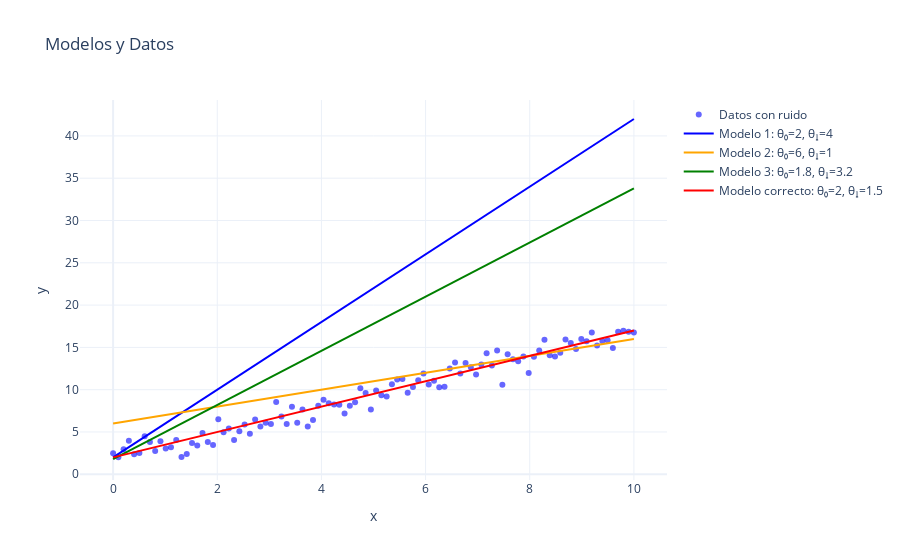
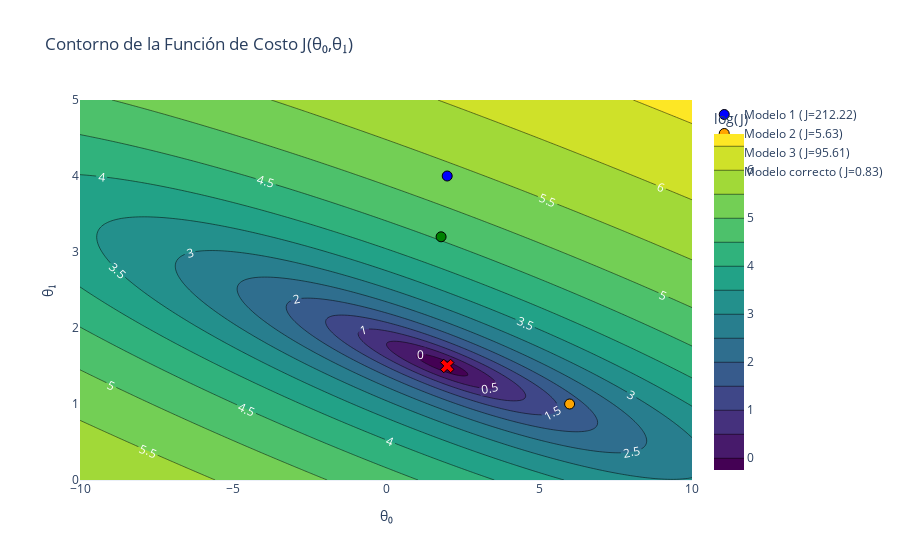
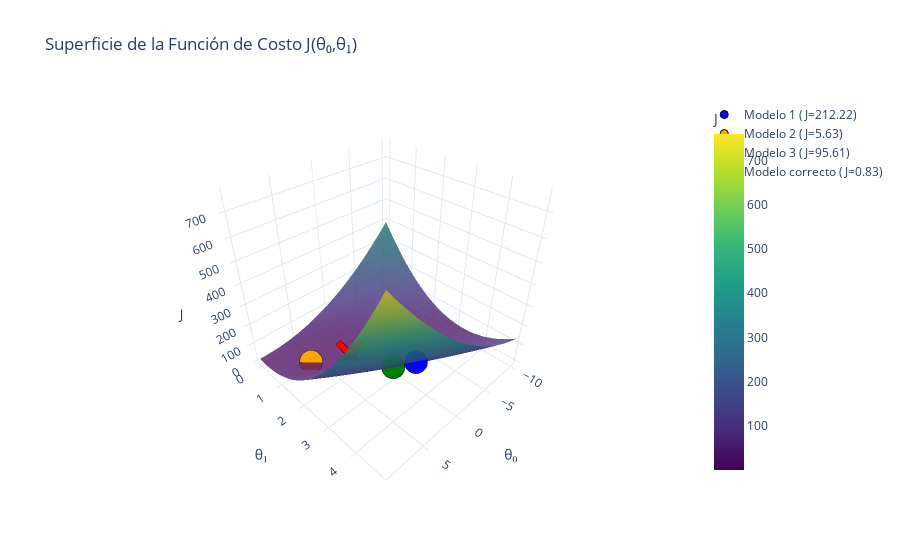
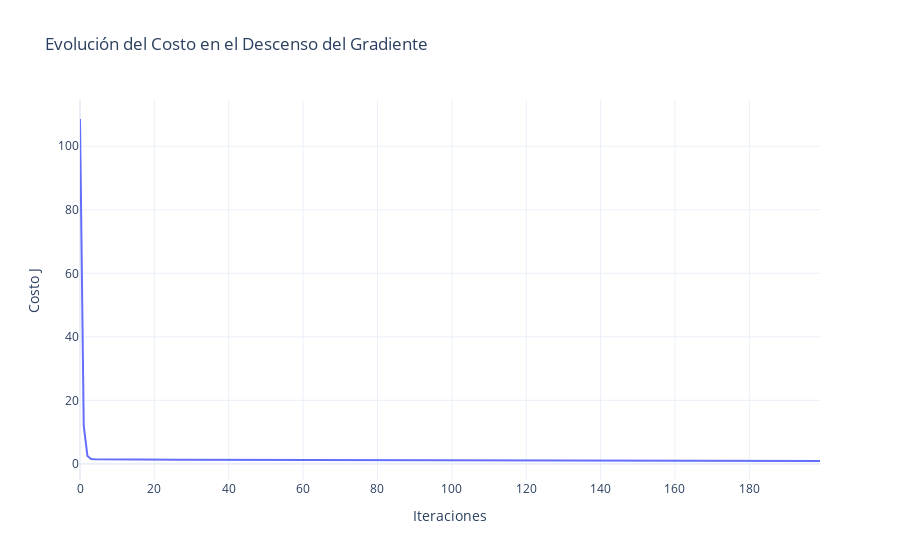

The code cell stored with these charts, in order, in its notebook:
### Code cell
import numpy as np
import plotly.graph_objects as go

# -----------------------------
# Configuración de datos y modelo
# -----------------------------
np.random.seed(42)
x = np.linspace(0, 10, 100)
# Parámetros del modelo correcto
theta_0 = 2
theta_1 = 1.5
y_true = theta_0 + theta_1 * x
# Crear datos con ruido
noise = np.random.normal(0, 1, size=x.shape)
y = y_true + noise

# Función de costo (Error cuadrático medio)
def calcular_costo(x, y, t0, t1):
    y_pred = t0 + t1 * x
    return np.mean((y_pred - y) ** 2)

# -----------------------------
# Malla para evaluar J(θ₀,θ₁)
# -----------------------------
theta_0_vals = np.linspace(-10, 10, 200)
theta_1_vals = np.linspace(0, 5, 200)
T0, T1 = np.meshgrid(theta_0_vals, theta_1_vals)

# Calcular la función de costo para cada combinación de parámetros
J_vals = np.array([[calcular_costo(x, y, t0, t1) for t1 in theta_1_vals] for t0 in theta_0_vals])

# -----------------------------
# Modelos alternativos
# -----------------------------
models = [
    (2, 4),      # Modelo 1
    (6, 1),      # Modelo 2
    (1.8, 3.2),  # Modelo 3
]
J_models = [calcular_costo(x, y, t0, t1) for t0, t1 in models]
J_correct = calcular_costo(x, y, theta_0, theta_1)

# Colores para distinguir modelos
colors = ['blue', 'orange', 'green']

# =============================
# Figura 1: Modelos y Datos (2D)
# =============================
fig1 = go.Figure()

# Datos con ruido
fig1.add_trace(
    go.Scatter(
        x=x, y=y,
        mode='markers',
        name='Datos con ruido',
        marker=dict(color='blue', opacity=0.6)
    )
)

# Líneas de los modelos alternativos
for i, (t0, t1) in enumerate(models):
    y_model = t0 + t1 * x
    fig1.add_trace(
        go.Scatter(
            x=x, y=y_model,
            mode='lines',
            name=f'Modelo {i+1}: θ₀={t0}, θ₁={t1}',
            line=dict(color=colors[i])
        )
    )

# Línea del modelo correcto
fig1.add_trace(
    go.Scatter(
        x=x, y=y_true,
        mode='lines',
        name=f'Modelo correcto: θ₀={theta_0}, θ₁={theta_1}',
        line=dict(color='red', width=2)
    )
)

fig1.update_layout(
    title="Modelos y Datos",
    xaxis_title="x",
    yaxis_title="y",
    template="plotly_white"
)
fig1.show()


# =======================================
# Figura 2: Contorno de J(θ₀,θ₁) (2D)
# =======================================
fig2 = go.Figure()

# Contorno (se utiliza el logaritmo de J para una mejor visualización)
fig2.add_trace(
    go.Contour(
        x=theta_0_vals,
        y=theta_1_vals,
        z=np.log(J_vals).T,
        colorscale='Viridis',
        contours=dict(
            showlabels=True,
            labelfont=dict(size=12, color='white')
        ),
        colorbar=dict(title='log(J)'),
        name="Contorno"
    )
)

# Puntos para los modelos alternativos
for i, (t0, t1) in enumerate(models):
    fig2.add_trace(
        go.Scatter(
            x=[t0], y=[t1],
            mode='markers',
            marker=dict(color=colors[i], size=10, line=dict(color='black', width=1)),
            name=f'Modelo {i+1} (J={J_models[i]:.2f})'
        )
    )

# Punto para el modelo correcto
fig2.add_trace(
    go.Scatter(
        x=[theta_0], y=[theta_1],
        mode='markers',
        marker=dict(color='red', symbol='x', size=12, line=dict(color='black', width=1)),
        name=f'Modelo correcto (J={J_correct:.2f})'
    )
)

fig2.update_layout(
    title="Contorno de la Función de Costo J(θ₀,θ₁)",
    xaxis_title="θ₀",
    yaxis_title="θ₁",
    template="plotly_white"
)
fig2.show()


# ===============================================
# Figura 3: Superficie 3D de J(θ₀,θ₁) (Gráfico 3D)
# ===============================================
fig3 = go.Figure()

# Superficie de la función de costo
fig3.add_trace(
    go.Surface(
        x=theta_0_vals,
        y=theta_1_vals,
        z=J_vals.T,
        colorscale='Viridis',
        opacity=0.8,
        colorbar=dict(title="J")
    )
)

# Puntos para los modelos alternativos en 3D
for i, (t0, t1) in enumerate(models):
    J_val_model = calcular_costo(x, y, t0, t1)
    fig3.add_trace(
        go.Scatter3d(
            x=[t0], y=[t1], z=[J_val_model],
            mode='markers',
            marker=dict(color=colors[i], size=8, symbol='circle', line=dict(color='black', width=1)),
            name=f'Modelo {i+1} (J={J_val_model:.2f})'
        )
    )

# Punto para el modelo correcto en 3D
fig3.add_trace(
    go.Scatter3d(
        x=[theta_0], y=[theta_1], z=[J_correct],
        mode='markers',
        marker=dict(color='red', size=10, symbol='x', line=dict(color='black', width=1)),
        name=f'Modelo correcto (J={J_correct:.2f})'
    )
)

fig3.update_layout(
    title="Superficie de la Función de Costo J(θ₀,θ₁)",
    scene=dict(
        xaxis_title="θ₀",
        yaxis_title="θ₁",
        zaxis_title="J"
    ),
    template="plotly_white"
)
fig3.show()


# ========================================================
# Figura 4: Evolución del Costo durante el Descenso del Gradiente
# ========================================================
# Configuración para el Descenso del Gradiente
alpha = 0.01          # Tasa de aprendizaje
iterations = 200      # Número de iteraciones
m = len(x)
t0 = 0                # Valor inicial para θ₀
t1 = 0                # Valor inicial para θ₁
cost_history = []

# Descenso del Gradiente
for i in range(iterations):
    y_pred = t0 + t1 * x
    error = y_pred - y
    cost = np.mean(error ** 2)
    cost_history.append(cost)
    grad_t0 = (2/m) * np.sum(error)
    grad_t1 = (2/m) * np.sum(error * x)
    t0 = t0 - alpha * grad_t0
    t1 = t1 - alpha * grad_t1

# Gráfico de la Evolución del Costo
fig4 = go.Figure()
fig4.add_trace(
    go.Scatter(
        x=list(range(iterations)),
        y=cost_history,
        mode='lines',
        name='Costo'
    )
)
fig4.update_layout(
    title="Evolución del Costo en el Descenso del Gradiente",
    xaxis_title="Iteraciones",
    yaxis_title="Costo J",
    template="plotly_white"
)
fig4.show()

### Figure 1 — Plotly figure (JSON) as saved in the notebook; plotly's stock layout.template omitted (floating-point values rounded to 4 significant figures)
{"data": [{"marker": {"color": "blue", "opacity": 0.6}, "mode": "markers", "name": "Datos con ruido", "type": "scatter", "x": [0.0, 0.101, 0.202, 0.303, 0.404, 0.5051, 0.6061, 0.7071, 0.8081, 0.9091, 1.01, 1.111, 1.212, 1.313, 1.414, 1.515, 1.616, 1.717, 1.818, 1.919, 2.02, 2.121, 2.222, 2.323, 2.424, 2.525, 2.626, 2.727, 2.828, 2.929, 3.03, 3.131, 3.232, 3.333, 3.434, 3.535, 3.636, 3.737, 3.838, 3.939, 4.04, 4.141, 4.242, 4.343, 4.444, 4.545, 4.646, 4.747, 4.848, 4.949, 5.051, 5.152, 5.253, 5.354, 5.455, 5.556, 5.657, 5.758, 5.859, 5.96, 6.061, 6.162, 6.263, 6.364, 6.465, 6.566, 6.667, 6.768, 6.869, 6.97, 7.071, 7.172, 7.273, 7.374, 7.475, 7.576, 7.677, 7.778, 7.879, 7.98, 8.081, 8.182, 8.283, 8.384, 8.485, 8.586, 8.687, 8.788, 8.889, 8.99, 9.091, 9.192, 9.293, 9.394, 9.495, 9.596, 9.697, 9.798, 9.899, 10.0], "y": [2.497, 2.013, 2.951, 3.978, 2.372, 2.523, 4.488, 3.828, 2.743, 3.906, 3.052, 3.201, 4.06, 2.056, 2.396, 3.71, 3.411, 4.89, 3.819, 3.466, 6.496, 4.956, 5.401, 4.06, 5.092, 5.899, 4.788, 6.467, 5.642, 6.102, 5.944, 8.549, 6.835, 5.942, 7.974, 6.082, 7.663, 5.646, 6.429, 8.106, 8.799, 8.383, 8.248, 8.214, 7.188, 8.098, 8.509, 10.18, 9.616, 7.661, 9.9, 9.342, 9.202, 10.64, 11.21, 11.26, 9.646, 10.33, 11.12, 11.91, 10.61, 11.06, 10.29, 10.35, 12.51, 13.2, 11.93, 13.16, 12.66, 11.81, 12.97, 14.3, 12.87, 14.63, 10.59, 14.19, 13.6, 13.37, 13.91, 11.98, 13.9, 14.63, 15.9, 14.06, 13.92, 14.38, 15.95, 15.51, 14.8, 16.0, 15.73, 16.76, 15.24, 15.76, 15.85, 14.93, 16.84, 16.96, 16.85, 16.77]}, {"line": {"color": "blue"}, "mode": "lines", "name": "Modelo 1: θ₀=2, θ₁=4", "type": "scatter", "x": [0.0, 0.101, 0.202, 0.303, 0.404, 0.5051, 0.6061, 0.7071, 0.8081, 0.9091, 1.01, 1.111, 1.212, 1.313, 1.414, 1.515, 1.616, 1.717, 1.818, 1.919, 2.02, 2.121, 2.222, 2.323, 2.424, 2.525, 2.626, 2.727, 2.828, 2.929, 3.03, 3.131, 3.232, 3.333, 3.434, 3.535, 3.636, 3.737, 3.838, 3.939, 4.04, 4.141, 4.242, 4.343, 4.444, 4.545, 4.646, 4.747, 4.848, 4.949, 5.051, 5.152, 5.253, 5.354, 5.455, 5.556, 5.657, 5.758, 5.859, 5.96, 6.061, 6.162, 6.263, 6.364, 6.465, 6.566, 6.667, 6.768, 6.869, 6.97, 7.071, 7.172, 7.273, 7.374, 7.475, 7.576, 7.677, 7.778, 7.879, 7.98, 8.081, 8.182, 8.283, 8.384, 8.485, 8.586, 8.687, 8.788, 8.889, 8.99, 9.091, 9.192, 9.293, 9.394, 9.495, 9.596, 9.697, 9.798, 9.899, 10.0], "y": [2.0, 2.404, 2.808, 3.212, 3.616, 4.02, 4.424, 4.828, 5.232, 5.636, 6.04, 6.444, 6.848, 7.253, 7.657, 8.061, 8.465, 8.869, 9.273, 9.677, 10.08, 10.48, 10.89, 11.29, 11.7, 12.1, 12.51, 12.91, 13.31, 13.72, 14.12, 14.53, 14.93, 15.33, 15.74, 16.14, 16.55, 16.95, 17.35, 17.76, 18.16, 18.57, 18.97, 19.37, 19.78, 20.18, 20.59, 20.99, 21.39, 21.8, 22.2, 22.61, 23.01, 23.41, 23.82, 24.22, 24.63, 25.03, 25.43, 25.84, 26.24, 26.65, 27.05, 27.45, 27.86, 28.26, 28.67, 29.07, 29.47, 29.88, 30.28, 30.69, 31.09, 31.49, 31.9, 32.3, 32.71, 33.11, 33.52, 33.92, 34.32, 34.73, 35.13, 35.54, 35.94, 36.34, 36.75, 37.15, 37.56, 37.96, 38.36, 38.77, 39.17, 39.58, 39.98, 40.38, 40.79, 41.19, 41.6, 42.0]}, {"line": {"color": "orange"}, "mode": "lines", "name": "Modelo 2: θ₀=6, θ₁=1", "type": "scatter", "x": [0.0, 0.101, 0.202, 0.303, 0.404, 0.5051, 0.6061, 0.7071, 0.8081, 0.9091, 1.01, 1.111, 1.212, 1.313, 1.414, 1.515, 1.616, 1.717, 1.818, 1.919, 2.02, 2.121, 2.222, 2.323, 2.424, 2.525, 2.626, 2.727, 2.828, 2.929, 3.03, 3.131, 3.232, 3.333, 3.434, 3.535, 3.636, 3.737, 3.838, 3.939, 4.04, 4.141, 4.242, 4.343, 4.444, 4.545, 4.646, 4.747, 4.848, 4.949, 5.051, 5.152, 5.253, 5.354, 5.455, 5.556, 5.657, 5.758, 5.859, 5.96, 6.061, 6.162, 6.263, 6.364, 6.465, 6.566, 6.667, 6.768, 6.869, 6.97, 7.071, 7.172, 7.273, 7.374, 7.475, 7.576, 7.677, 7.778, 7.879, 7.98, 8.081, 8.182, 8.283, 8.384, 8.485, 8.586, 8.687, 8.788, 8.889, 8.99, 9.091, 9.192, 9.293, 9.394, 9.495, 9.596, 9.697, 9.798, 9.899, 10.0], "y": [6.0, 6.101, 6.202, 6.303, 6.404, 6.505, 6.606, 6.707, 6.808, 6.909, 7.01, 7.111, 7.212, 7.313, 7.414, 7.515, 7.616, 7.717, 7.818, 7.919, 8.02, 8.121, 8.222, 8.323, 8.424, 8.525, 8.626, 8.727, 8.828, 8.929, 9.03, 9.131, 9.232, 9.333, 9.434, 9.535, 9.636, 9.737, 9.838, 9.939, 10.04, 10.14, 10.24, 10.34, 10.44, 10.55, 10.65, 10.75, 10.85, 10.95, 11.05, 11.15, 11.25, 11.35, 11.45, 11.56, 11.66, 11.76, 11.86, 11.96, 12.06, 12.16, 12.26, 12.36, 12.46, 12.57, 12.67, 12.77, 12.87, 12.97, 13.07, 13.17, 13.27, 13.37, 13.47, 13.58, 13.68, 13.78, 13.88, 13.98, 14.08, 14.18, 14.28, 14.38, 14.48, 14.59, 14.69, 14.79, 14.89, 14.99, 15.09, 15.19, 15.29, 15.39, 15.49, 15.6, 15.7, 15.8, 15.9, 16.0]}, {"line": {"color": "green"}, "mode": "lines", "name": "Modelo 3: θ₀=1.8, θ₁=3.2", "type": "scatter", "x": [0.0, 0.101, 0.202, 0.303, 0.404, 0.5051, 0.6061, 0.7071, 0.8081, 0.9091, 1.01, 1.111, 1.212, 1.313, 1.414, 1.515, 1.616, 1.717, 1.818, 1.919, 2.02, 2.121, 2.222, 2.323, 2.424, 2.525, 2.626, 2.727, 2.828, 2.929, 3.03, 3.131, 3.232, 3.333, 3.434, 3.535, 3.636, 3.737, 3.838, 3.939, 4.04, 4.141, 4.242, 4.343, 4.444, 4.545, 4.646, 4.747, 4.848, 4.949, 5.051, 5.152, 5.253, 5.354, 5.455, 5.556, 5.657, 5.758, 5.859, 5.96, 6.061, 6.162, 6.263, 6.364, 6.465, 6.566, 6.667, 6.768, 6.869, 6.97, 7.071, 7.172, 7.273, 7.374, 7.475, 7.576, 7.677, 7.778, 7.879, 7.98, 8.081, 8.182, 8.283, 8.384, 8.485, 8.586, 8.687, 8.788, 8.889, 8.99, 9.091, 9.192, 9.293, 9.394, 9.495, 9.596, 9.697, 9.798, 9.899, 10.0], "y": [1.8, 2.123, 2.446, 2.77, 3.093, 3.416, 3.739, 4.063, 4.386, 4.709, 5.032, 5.356, 5.679, 6.002, 6.325, 6.648, 6.972, 7.295, 7.618, 7.941, 8.265, 8.588, 8.911, 9.234, 9.558, 9.881, 10.2, 10.53, 10.85, 11.17, 11.5, 11.82, 12.14, 12.47, 12.79, 13.11, 13.44, 13.76, 14.08, 14.41, 14.73, 15.05, 15.38, 15.7, 16.02, 16.35, 16.67, 16.99, 17.32, 17.64, 17.96, 18.28, 18.61, 18.93, 19.25, 19.58, 19.9, 20.22, 20.55, 20.87, 21.19, 21.52, 21.84, 22.16, 22.49, 22.81, 23.13, 23.46, 23.78, 24.1, 24.43, 24.75, 25.07, 25.4, 25.72, 26.04, 26.37, 26.69, 27.01, 27.34, 27.66, 27.98, 28.31, 28.63, 28.95, 29.27, 29.6, 29.92, 30.24, 30.57, 30.89, 31.21, 31.54, 31.86, 32.18, 32.51, 32.83, 33.15, 33.48, 33.8]}, {"line": {"color": "red", "width": 2}, "mode": "lines", "name": "Modelo correcto: θ₀=2, θ₁=1.5", "type": "scatter", "x": [0.0, 0.101, 0.202, 0.303, 0.404, 0.5051, 0.6061, 0.7071, 0.8081, 0.9091, 1.01, 1.111, 1.212, 1.313, 1.414, 1.515, 1.616, 1.717, 1.818, 1.919, 2.02, 2.121, 2.222, 2.323, 2.424, 2.525, 2.626, 2.727, 2.828, 2.929, 3.03, 3.131, 3.232, 3.333, 3.434, 3.535, 3.636, 3.737, 3.838, 3.939, 4.04, 4.141, 4.242, 4.343, 4.444, 4.545, 4.646, 4.747, 4.848, 4.949, 5.051, 5.152, 5.253, 5.354, 5.455, 5.556, 5.657, 5.758, 5.859, 5.96, 6.061, 6.162, 6.263, 6.364, 6.465, 6.566, 6.667, 6.768, 6.869, 6.97, 7.071, 7.172, 7.273, 7.374, 7.475, 7.576, 7.677, 7.778, 7.879, 7.98, 8.081, 8.182, 8.283, 8.384, 8.485, 8.586, 8.687, 8.788, 8.889, 8.99, 9.091, 9.192, 9.293, 9.394, 9.495, 9.596, 9.697, 9.798, 9.899, 10.0], "y": [2.0, 2.152, 2.303, 2.455, 2.606, 2.758, 2.909, 3.061, 3.212, 3.364, 3.515, 3.667, 3.818, 3.97, 4.121, 4.273, 4.424, 4.576, 4.727, 4.879, 5.03, 5.182, 5.333, 5.485, 5.636, 5.788, 5.939, 6.091, 6.242, 6.394, 6.545, 6.697, 6.848, 7.0, 7.152, 7.303, 7.455, 7.606, 7.758, 7.909, 8.061, 8.212, 8.364, 8.515, 8.667, 8.818, 8.97, 9.121, 9.273, 9.424, 9.576, 9.727, 9.879, 10.03, 10.18, 10.33, 10.48, 10.64, 10.79, 10.94, 11.09, 11.24, 11.39, 11.55, 11.7, 11.85, 12.0, 12.15, 12.3, 12.45, 12.61, 12.76, 12.91, 13.06, 13.21, 13.36, 13.52, 13.67, 13.82, 13.97, 14.12, 14.27, 14.42, 14.58, 14.73, 14.88, 15.03, 15.18, 15.33, 15.48, 15.64, 15.79, 15.94, 16.09, 16.24, 16.39, 16.55, 16.7, 16.85, 17.0]}], "layout": {"title": {"text": "Modelos y Datos"}, "xaxis": {"title": {"text": "x"}}, "yaxis": {"title": {"text": "y"}}}}

### Figure 2 — Plotly figure (JSON) as saved in the notebook; plotly's stock layout.template omitted (floating-point values rounded to 4 significant figures; data arrays with more than 128 entries replaced by an {"elided": "..."} marker saying what was removed)
{"data": [{"colorbar": {"title": {"text": "log(J)"}}, "colorscale": [[0, "#440154"], [0.1111, "#482878"], [0.2222, "#3e4989"], [0.3333, "#31688e"], [0.4444, "#26828e"], [0.5556, "#1f9e89"], [0.6667, "#35b779"], [0.7778, "#6ece58"], [0.8889, "#b5de2b"], [1, "#fde725"]], "contours": {"labelfont": {"color": "white", "size": 12}, "showlabels": true}, "name": "Contorno", "type": "contour", "x": {"elided": "200 float values"}, "y": {"elided": "200 float values"}, "z": {"elided": "200x200 float values"}}, {"marker": {"color": "blue", "line": {"color": "black", "width": 1}, "size": 10}, "mode": "markers", "name": "Modelo 1 (J=212.22)", "type": "scatter", "x": [2], "y": [4]}, {"marker": {"color": "orange", "line": {"color": "black", "width": 1}, "size": 10}, "mode": "markers", "name": "Modelo 2 (J=5.63)", "type": "scatter", "x": [6], "y": [1]}, {"marker": {"color": "green", "line": {"color": "black", "width": 1}, "size": 10}, "mode": "markers", "name": "Modelo 3 (J=95.61)", "type": "scatter", "x": [1.8], "y": [3.2]}, {"marker": {"color": "red", "line": {"color": "black", "width": 1}, "size": 12, "symbol": "x"}, "mode": "markers", "name": "Modelo correcto (J=0.83)", "type": "scatter", "x": [2], "y": [1.5]}], "layout": {"title": {"text": "Contorno de la Función de Costo J(θ₀,θ₁)"}, "xaxis": {"title": {"text": "θ₀"}}, "yaxis": {"title": {"text": "θ₁"}}}}

### Figure 3 — Plotly figure (JSON) as saved in the notebook; plotly's stock layout.template omitted (floating-point values rounded to 4 significant figures; data arrays with more than 128 entries replaced by an {"elided": "..."} marker saying what was removed)
{"data": [{"colorbar": {"title": {"text": "J"}}, "colorscale": [[0, "#440154"], [0.1111, "#482878"], [0.2222, "#3e4989"], [0.3333, "#31688e"], [0.4444, "#26828e"], [0.5556, "#1f9e89"], [0.6667, "#35b779"], [0.7778, "#6ece58"], [0.8889, "#b5de2b"], [1, "#fde725"]], "opacity": 0.8, "type": "surface", "x": {"elided": "200 float values"}, "y": {"elided": "200 float values"}, "z": {"elided": "200x200 float values"}}, {"marker": {"color": "blue", "line": {"color": "black", "width": 1}, "size": 8, "symbol": "circle"}, "mode": "markers", "name": "Modelo 1 (J=212.22)", "type": "scatter3d", "x": [2], "y": [4], "z": [212.2]}, {"marker": {"color": "orange", "line": {"color": "black", "width": 1}, "size": 8, "symbol": "circle"}, "mode": "markers", "name": "Modelo 2 (J=5.63)", "type": "scatter3d", "x": [6], "y": [1], "z": [5.632]}, {"marker": {"color": "green", "line": {"color": "black", "width": 1}, "size": 8, "symbol": "circle"}, "mode": "markers", "name": "Modelo 3 (J=95.61)", "type": "scatter3d", "x": [1.8], "y": [3.2], "z": [95.61]}, {"marker": {"color": "red", "line": {"color": "black", "width": 1}, "size": 10, "symbol": "x"}, "mode": "markers", "name": "Modelo correcto (J=0.83)", "type": "scatter3d", "x": [2], "y": [1.5], "z": [0.8273]}], "layout": {"scene": {"xaxis": {"title": {"text": "θ₀"}}, "yaxis": {"title": {"text": "θ₁"}}, "zaxis": {"title": {"text": "J"}}}, "title": {"text": "Superficie de la Función de Costo J(θ₀,θ₁)"}}}

### Figure 4 — Plotly figure (JSON) as saved in the notebook; plotly's stock layout.template omitted (floating-point values rounded to 4 significant figures; data arrays with more than 128 entries replaced by an {"elided": "..."} marker saying what was removed)
{"data": [{"mode": "lines", "name": "Costo", "type": "scatter", "x": {"elided": "200 int values"}, "y": {"elided": "200 float values"}}], "layout": {"title": {"text": "Evolución del Costo en el Descenso del Gradiente"}, "xaxis": {"title": {"text": "Iteraciones"}}, "yaxis": {"title": {"text": "Costo J"}}}}
